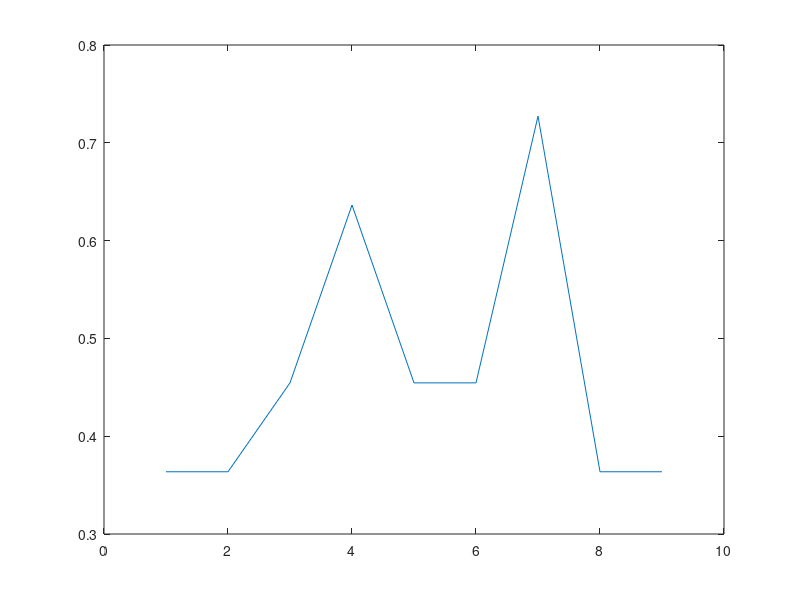

MATLAB code to generate this figure:
clc, close all, clear all
base = 'AATCCCAATACCCTGATATATGCTTCATACCGTATGGCTCGAGCATTACGCGCATGATATCCTCTCGTCGTGACCCGAACTATGTGACAACTCAGATTGATC';

for i = 1:floor(100/11)
%     disp(i)
%     disp((i-1)*11+1)
%     disp(i*11)
    seq = base(((i-1)*11+1):i*11)
    GC(i) = length(seq(seq=='C' | seq=='G'))/length(seq);
end
% disp(GC)
plot(GC)